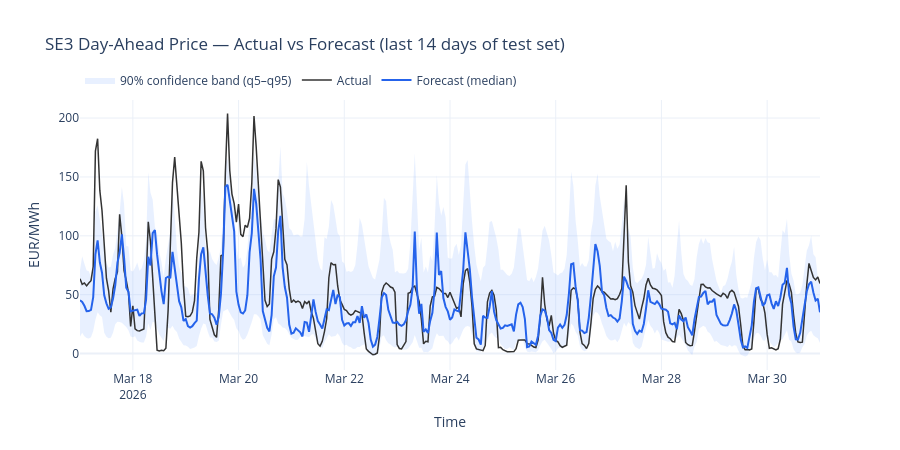

Notebook code cell kept with this figure:
### Markdown cell above
## 10. Plot: forecast vs actual
Zoomed into the last 2 weeks of the test set.

### Code cell
import plotly.graph_objects as go

# Last 14 days of test set
plot_df  = test.copy().iloc[-14*24:]
p50_plot = model_p50.predict(plot_df[FEATURE_COLS])
p05_plot = model_p05.predict(plot_df[FEATURE_COLS])
p95_plot = model_p95.predict(plot_df[FEATURE_COLS])

fig = go.Figure()

# Confidence band (shaded area between q5 and q95)
fig.add_trace(go.Scatter(
    x=list(plot_df.index) + list(plot_df.index[::-1]),
    y=list(p95_plot) + list(p05_plot[::-1]),
    fill="toself", fillcolor="rgba(99,153,255,0.15)",
    line=dict(color="rgba(0,0,0,0)"),
    name="90% confidence band (q5–q95)"
))

# Actual prices
fig.add_trace(go.Scatter(
    x=plot_df.index, y=plot_df["price_eur_mwh"],
    name="Actual", line=dict(color="#333", width=1.5)
))

# Forecast (median)
fig.add_trace(go.Scatter(
    x=plot_df.index, y=p50_plot,
    name="Forecast (median)", line=dict(color="#2563eb", width=2)
))

fig.update_layout(
    title="SE3 Day-Ahead Price — Actual vs Forecast (last 14 days of test set)",
    xaxis_title="Time",
    yaxis_title="EUR/MWh",
    legend=dict(orientation="h", yanchor="bottom", y=1.02),
    hovermode="x unified",
    template="plotly_white",
    height=450,
)
fig.show()

### Figure 1 — Plotly figure (JSON) as saved in the notebook; plotly's stock layout.template omitted (floating-point values rounded to 4 significant figures; data arrays with more than 128 entries replaced by an {"elided": "..."} marker saying what was removed)
{"data": [{"fill": "toself", "fillcolor": "rgba(99,153,255,0.15)", "line": {"color": "rgba(0,0,0,0)"}, "name": "90% confidence band (q5–q95)", "type": "scatter", "x": {"elided": "672 str values"}, "y": {"elided": "672 float values"}}, {"line": {"color": "#333", "width": 1.5}, "name": "Actual", "type": "scatter", "x": {"elided": "336 str values"}, "y": {"elided": "336 float values"}}, {"line": {"color": "#2563eb", "width": 2}, "name": "Forecast (median)", "type": "scatter", "x": {"elided": "336 str values"}, "y": {"elided": "336 float values"}}], "layout": {"height": 450, "hovermode": "x unified", "legend": {"orientation": "h", "y": 1.02, "yanchor": "bottom"}, "title": {"text": "SE3 Day-Ahead Price — Actual vs Forecast (last 14 days of test set)"}, "xaxis": {"title": {"text": "Time"}}, "yaxis": {"title": {"text": "EUR/MWh"}}}}
